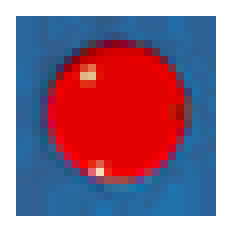
#> input picture model_src/image/red.png, 29 x 29 px (shown 8 times larger)
$ python topview.py ../model_src/image/red.png
#> lines starting #> are read from the running program, lines starting #| are printed output that depends on the picture; after the words box and inside, x2 and y2 are one past the last pixel; in counts of white or black regions, pixels touching at a corner belong together
import os
import sys
import glob
import numpy as np
import cv2
import matplotlib.pyplot as plt
import logging

# 로깅 설정
logging.basicConfig(level=logging.INFO)
logger = logging.getLogger(__name__)

# 설정 값
WIDTH = 840  # 출력될 테이블 이미지의 너비
HEIGHT = 420  # 출력될 테이블 이미지의 높이
TABLE_WIDTH_MM = 800  # 테이블의 실제 너비 (mm)
TABLE_HEIGHT_MM = 400  # 테이블의 실제 높이 (mm)

# 색깔별 HSV 범위
color_ranges = {
    "red": ((0, 120, 70), (10, 255, 255)),
    "yellow": ((20, 100, 100), (30, 255, 255)),
    "white": ((0, 0, 180), (180, 80, 255)),
}

# 공 이미지 경로
ball_images = {
    "red": "/home/eunhaday/aiffelthon_qfit/model_src/image/red.png",
    "yellow": "/home/eunhaday/aiffelthon_qfit/model_src/image/yellow.png",
    "white": "/home/eunhaday/aiffelthon_qfit/model_src/image/white.png"
}

#result_success = 0  #해당 기능이 정상적으로 수행시 리턴결과 값은 성공으로 판단하기 위한 변수값

def find_corners(src, debug=False):
    """
    이미지에서 테이블의 모서리를 찾습니다.

    Args:
        src (np.ndarray): 입력 이미지.
        debug (bool): 디버그 모드 여부.

    Returns:
        np.ndarray: 모서리 좌표 배열.
    """
    src_hsv = cv2.cvtColor(src, cv2.COLOR_BGR2HSV)  # HSV 색 공간으로 변환

    # 파란색과 녹색 범위에 대한 마스크 생성
    table_img_blue = cv2.inRange(src_hsv, (100, 100, 100), (120, 255, 255))
    table_img_green = cv2.inRange(src_hsv, (40, 40, 40), (90, 255, 255))
    table_img = cv2.bitwise_or(table_img_blue, table_img_green)  # 마스크 합치기

    # 모폴로지 연산 (닫기)
    k = cv2.getStructuringElement(cv2.MORPH_ELLIPSE, (5, 5))
    table_img_closing = cv2.morphologyEx(table_img, cv2.MORPH_CLOSE, k)

    # 외곽선 찾기
    contours, _ = cv2.findContours(table_img_closing, cv2.RETR_EXTERNAL, cv2.CHAIN_APPROX_SIMPLE)

    if not contours:
        print("컨투어를 찾을 수 없습니다!")
        return None

    contour = max(contours, key=lambda x: cv2.contourArea(x))  # 가장 큰 컨투어 선택

    # 다각형 근사화
    epsilon = 0.02 * cv2.arcLength(contour, True)
    approx = cv2.approxPolyDP(contour, epsilon, True)

    if len(approx) != 4:
        print('테이블 인식 실패! 충분한 점을 찾을 수 없습니다.')
        return None

    return approx  # 모서리 좌표 반환


def get_warped_table(src, approx):
    """
    원근 변환을 적용하여 테이블 이미지를 워프합니다.

    Args:
        src (np.ndarray): 입력 이미지.
        approx (np.ndarray): 모서리 좌표 배열.

    Returns:
        np.ndarray: 워프된 테이블 이미지.
    """
    if approx is None:
        print("유효한 모서리가 없으므로 테이블을 워프할 수 없습니다.")
        return None

    # 원근 변환을 위한 소스 및 대상 점 설정
    side_length = [np.linalg.norm(approx[i][0] - approx[i + 1][0]) for i in range(-1, 3)]
    upper_left_point_idx = min(range(4), key=lambda i: approx[i][0][0] + approx[i][0][1])

    if side_length[upper_left_point_idx] > side_length[(upper_left_point_idx + 1) % 4]:
        si = upper_left_point_idx
    else:
        si = (upper_left_point_idx + 1) % 4

    src_point = np.array([approx[si][0], approx[(si + 1) % 4][0], approx[(si + 2) % 4][0], approx[(si + 3) % 4][0]],
                        dtype=np.float32)
    dst_point = np.array([[0, 0], [0, HEIGHT - 1], [WIDTH - 1, HEIGHT - 1], [WIDTH - 1, 0]], dtype=np.float32)

    # 원근 변환 행렬 계산 및 적용
    matrix = cv2.getPerspectiveTransform(src_point, dst_point)
    dst = cv2.warpPerspective(src, matrix, (WIDTH, HEIGHT))[10:-10, 20:-20]

    return dst  # 워프된 테이블 이미지 반환


def find_balls(img):
    """
    이미지에서 공을 찾고 위치를 반환합니다.

    Args:
        img (np.ndarray): 입력 이미지.

    Returns:
        dict: 공의 색깔별 좌표.
    """
    ball_positions = {}
    for color, (lower, upper) in color_ranges.items():
        img_hsv = cv2.cvtColor(img, cv2.COLOR_BGR2HSV)
        mask = cv2.inRange(img_hsv, lower, upper)
        kernel = np.ones((5, 5), np.uint8)
        mask = cv2.morphologyEx(mask, cv2.MORPH_CLOSE, kernel)
        contours, _ = cv2.findContours(mask, cv2.RETR_EXTERNAL, cv2.CHAIN_APPROX_SIMPLE)

        if contours:
            largest_contour = max(contours, key=cv2.contourArea)
            M = cv2.moments(largest_contour)
            if M["m00"] != 0:
                cx = int(M["m10"] / M["m00"])
                cy = int(M["m01"] / M["m00"])
                ball_positions[color] = (cx, cy)
    return ball_positions


def place_balls_on_table(table_img, ball_positions):
    """
    테이블 이미지에 공을 배치합니다.

    Args:
        table_img (np.ndarray): 테이블 이미지.
        ball_positions (dict): 공의 색깔별 좌표.

    Returns:
        np.ndarray: 공이 배치된 테이블 이미지.
    """
    result_img = table_img.copy()
    for color, path in ball_images.items():
        ball_img = cv2.imread(path, cv2.IMREAD_UNCHANGED)
        if color in ball_positions:
            cx, cy = ball_positions[color]
            bh, bw = ball_img.shape[:2]
            y1, y2 = max(0, cy - bh // 2), min(result_img.shape[0], cy + bh // 2)
            x1, x2 = max(0, cx - bw // 2), min(result_img.shape[1], cx + bw // 2)
            ball_region = ball_img[0:y2 - y1, 0:x2 - x1]

            if ball_img.shape[2] == 4:
                alpha_ball = ball_img[:, :, 3] / 255.0
                alpha_ball = alpha_ball[0:y2 - y1, 0:x2 - x1]
                for c in range(3):
                    result_img[y1:y2, x1:x2, c] = (1 - alpha_ball) * result_img[y1:y2, x1:x2, c] + alpha_ball * \
                                                   ball_region[:, :, c]
            else:
                result_img[y1:y2, x1:x2] = ball_region
    return result_img


def main(image_file):
    """
    전체 프로세스를 실행합니다.
    """
#> called with image_file = '../model_src/image/red.png'
    # 이미지 불러오기 및 전처리
    src = cv2.imread(image_file) #upload_image 폴더내 이미지 파일명(full path형태임)
#> src is the input picture: shape (29, 29, 3); mean B, G, R 136.3, 112.6, 147.7
    #src = cv2.imread('/home/eunhaday/aiffelthon_qfit/model_src/upload_image/K_12.jpg')

    if src is None:
        print("오류: 이미지를 불러올 수 없습니다. 파일 경로와 권한을 확인하세요.")
        exit()
    src = cv2.resize(src, (int(src.shape[1] * 0.15), int(src.shape[0] * 0.15)))

    # 테이블 모서리 찾기 및 원근 변환
    approx = find_corners(src)
#> in find_corners, `table_img_blue = cv2.inRange(src_hsv, (100, 100, 100), (120, 255, 255))`: table_img_blue = [[255, 255, 255, 255], [255, 0, 0, 255], [255, 0, 0, 255], [255, 255, 255, 255]]
#> in find_corners, `table_img_green = cv2.inRange(src_hsv, (40, 40, 40), (90, 255, 255))`: table_img_green = [[0, 0, 0, 0], [0, 0, 0, 0], [0, 0, 0, 0], [0, 0, 0, 0]]
#> in find_corners, `table_img = cv2.bitwise_or(table_img_blue, table_img_green)`: table_img has the same summary as table_img_blue
#> in find_corners, `table_img_closing = cv2.morphologyEx(table_img, cv2.MORPH_CLOSE, k)`: table_img_closing = [[255, 255, 255, 255], [255, 255, 255, 255], [255, 255, 255, 255], [255, 255, 255, 255]]
#> in find_corners, `contours, _ = cv2.findContours(table_img_closing, cv2.RETR_EXTERNAL, c..`: contours = [[[0, 0], [0, 3], [3, 3], [3, 0]]]
#> in find_corners, `contour = max(contours, key=lambda x: cv2.contourArea(x))`: contour = [[0, 0], [0, 3], [3, 3], [3, 0]]
#> in find_corners, `epsilon = 0.02 * cv2.arcLength(contour, True)`: epsilon = 0.24
#> in find_corners, `approx = cv2.approxPolyDP(contour, epsilon, True)`: approx = [[0, 0], [0, 3], [3, 3], [3, 0]]
#> approx = [[0, 0], [0, 3], [3, 3], [3, 0]]
    warped_table = get_warped_table(src, approx)
#> in get_warped_table, `side_length = [np.linalg.norm(approx[i][0] - approx[i + 1][0]) for i i..`: side_length = [3, 3, 3, 3]
#> in get_warped_table, `upper_left_point_idx = min(range(4), key=lambda i: approx[i][0][0] + a..`: upper_left_point_idx = 0
#> in get_warped_table, `si = (upper_left_point_idx + 1) % 4`: si = 1
#> in get_warped_table, `src_point = np.array([approx[si][0], approx[(si + 1) % 4][0], approx[(..`: src_point = [[0, 3], [3, 3], [3, 0], [0, 0]]
#> in get_warped_table, `matrix = cv2.getPerspectiveTransform(src_point, dst_point)`: matrix = [[0, -279.7, 839], [139.7, 0, 0], [0, 0, 1]]
#> in get_warped_table, `dst = cv2.warpPerspective(src, matrix, (WIDTH, HEIGHT))[10:-10, 20:-20]`:
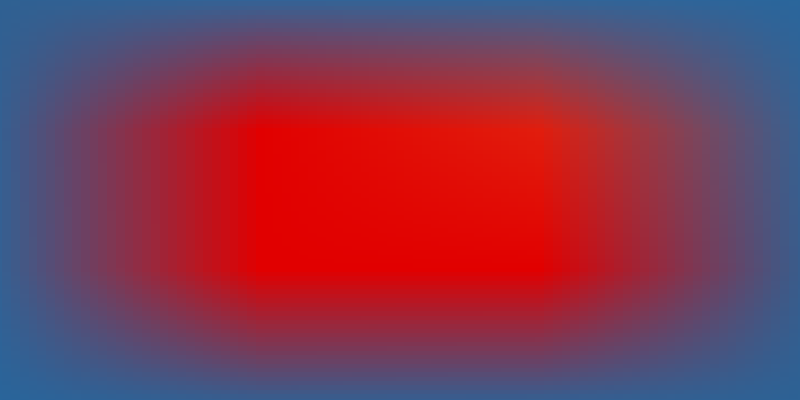
#> dst: shape (400, 800, 3); mean of channels 0, 1, 2 81.3, 55.8, 130.5; drawn as B, G, R

    # 공 찾기
    ball_positions = find_balls(warped_table)
#> the loop in find_balls, `for color, (lower, upper) in color_ranges.items():` made 3 passes
#> (cx, cy) on pass 1: (421, 188)
#> pass 1, in find_balls, `mask = cv2.inRange(img_hsv, lower, upper)`:
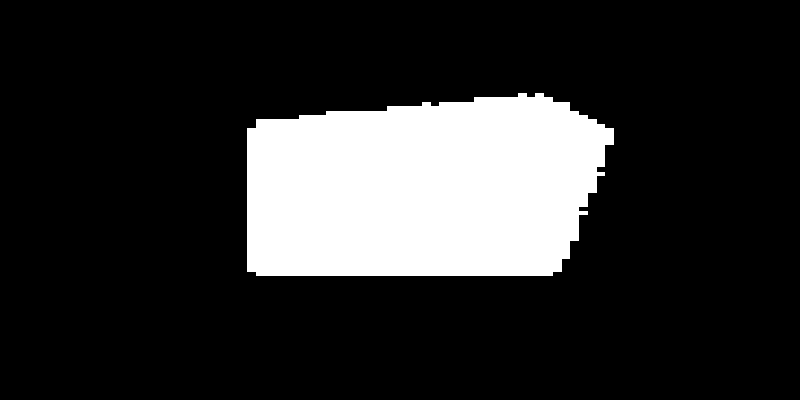
#> mask: shape (400, 800); 18% white; 1 white region, box (x1, y1, x2, y2) and area: (247, 93, 614, 276) 57653
#> after the loop in find_balls, `for color, (lower, upper) in color_ranges.items():`: ball_positions = {'red': (421, 188)}
#> ball_positions = {'red': (421, 188)}

    # 라벨 데이터 저장
    label_file = '/home/eunhaday/aiffelthon_qfit/model_src/result_image/ball_labels.txt'
    with open(label_file, 'w') as f:
        for color, (cx, cy) in ball_positions.items():
            f.write(f"{color} {cx} {cy}\n")
#> this loop made 1 pass
    print(f"라벨 데이터 [{label_file}] 저장")


    # 원본 이미지 출력 (공 위치 표시 없음)
    ###cv2_imshow(src)   #소스막음(2015.01.19,neh)
    # cv2.imwrite('original_image.png', src)  # 원본 이미지 저장

    #기존소스 막고 소스수정한 부분(2015.01.19,neh)
    src_cpy = cv2.cvtColor(src, cv2.COLOR_BGR2RGB)  # OpenCV는 BGR 형식이므로 RGB로 변환(2015.01.19,neh 수정)
    # 이미지 표시
    plt.imshow(src_cpy)
    plt.axis('off')  # 축 숨기기
    plt.show()
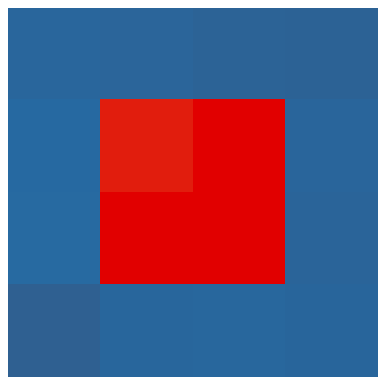
#> figure drawn by matplotlib, 1 panel


    # 탑뷰 이미지에 공 위치 표시
    for color, (cx, cy) in ball_positions.items():
        cv2.circle(warped_table, (cx, cy), 9, (30, 200, 255), 2)  # 탑뷰 이미지에 공 위치에 원 그리기
        cv2.putText(warped_table, f'{color} ({cx}, {cy})', (cx - 60, cy - 30), cv2.FONT_HERSHEY_SIMPLEX, 0.6,
                    (30, 200, 255), 2)  # 텍스트 추가
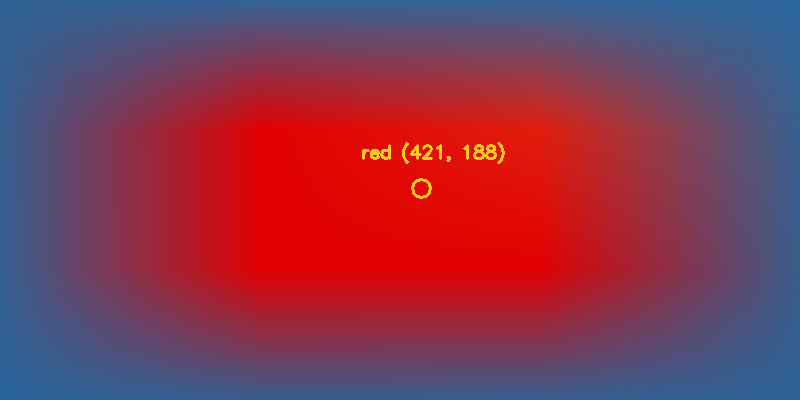
#> warped_table: shape (400, 800, 3); 0.34% of pixels changed, all inside (x1, y1, x2, y2) = (362, 142, 505, 199); drawn as B, G, R


    ###cv2_imshow(warped_table)   #소스막음(2015.01.19,neh)

    #기존소스 막고 소스수정한 부분(2015.01.19,neh)
    warped_table_cpy = cv2.cvtColor(warped_table, cv2.COLOR_BGR2RGB)  # OpenCV는 BGR 형식이므로 RGB로 변환(2015.01.19,neh 수정)
    # 이미지 표시
    plt.imshow(warped_table_cpy)
    plt.axis('off')  # 축 숨기기
    plt.show()

    # cv2.imwrite('topview_with_ball_positions.png', warped_table)  # 탑뷰 이미지 저장

    # 테이블 이미지에 공 배치
    table_image_path = '/home/eunhaday/aiffelthon_qfit/model_src/image/table-cloth.png'
    table_image = cv2.imread(table_image_path)
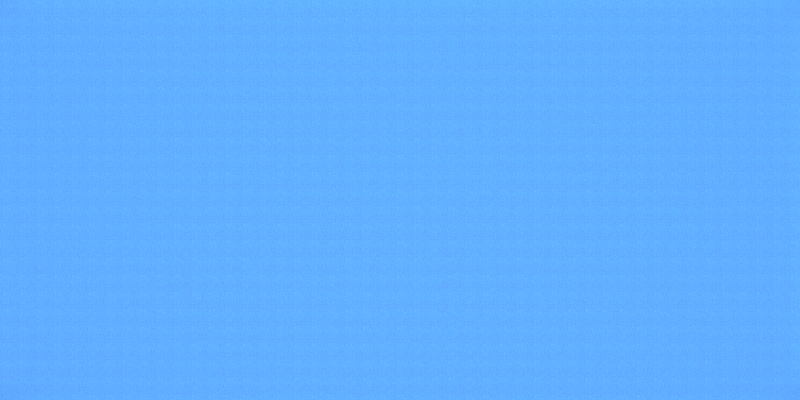
#> input picture model_src/image/table-cloth.png, 800 x 400 px, found by its file name
#> table_image is the input picture: shape (400, 800, 3); mean B, G, R 255, 174.9, 97.2
    result_image = place_balls_on_table(table_image, ball_positions)
#> in place_balls_on_table, `cx, cy = ball_positions[color]`: cx = 421; cy = 188
#> in place_balls_on_table, `y1, y2 = max(0, cy - bh // 2), min(result_img.shape[0], cy + bh // 2)`: y1 = 174; y2 = 202
#> in place_balls_on_table, `x1, x2 = max(0, cx - bw // 2), min(result_img.shape[1], cx + bw // 2)`: x1 = 407; x2 = 435
#> in place_balls_on_table, `alpha_ball = alpha_ball[0:y2 - y1, 0:x2 - x1]`:
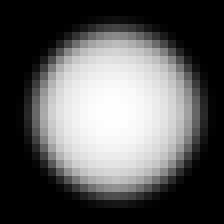
#> alpha_ball: shape (28, 28) float64 (shown 8 times larger); min 0, max 0.996, mean 0.355
#> after the loop in place_balls_on_table, `for c in range(3):`:
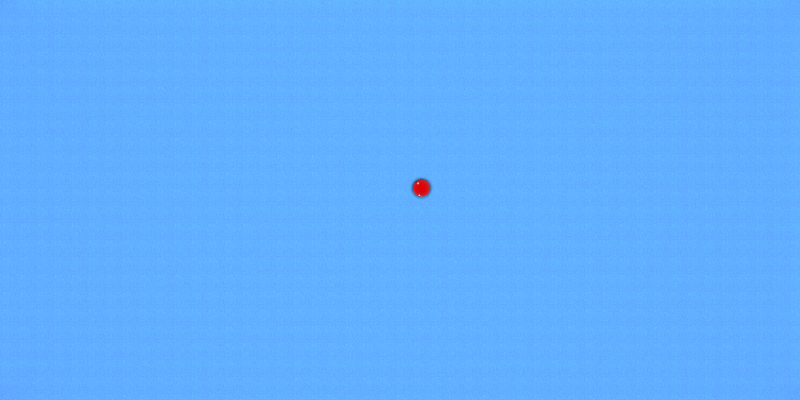
#> result_img: shape (400, 800, 3); 0.15% of pixels changed, all inside (x1, y1, x2, y2) = (409, 176, 434, 201)

    # 결과 출력 및 저장
    ###cv2_imshow(result_image)  #소스막음(2015.01.19,neh)
    result_image_cpy = cv2.cvtColor(result_image, cv2.COLOR_BGR2RGB)  # OpenCV는 BGR 형식이므로 RGB로 변환(2015.01.19,neh 수정)
    # 이미지 표시
    plt.imshow(result_image_cpy)
    plt.axis('off')  # 축 숨기기
    plt.show()

    result_path = '/home/eunhaday/aiffelthon_qfit/model_src/result_image/table_with_balls.png'
    cv2.imwrite(result_path, result_image)
    print(f"결과 이미지 [{result_path}] 저장완료")

    logger.info(f"프로세스 성공적으로 완료처리")
    #return result_success


if __name__ == "__main__":

    if len(sys.argv) != 2:
        print("실행내용: python topview.py <image_file>")
        sys.exit(1)

    image_file = sys.argv[1]
    main(image_file)
